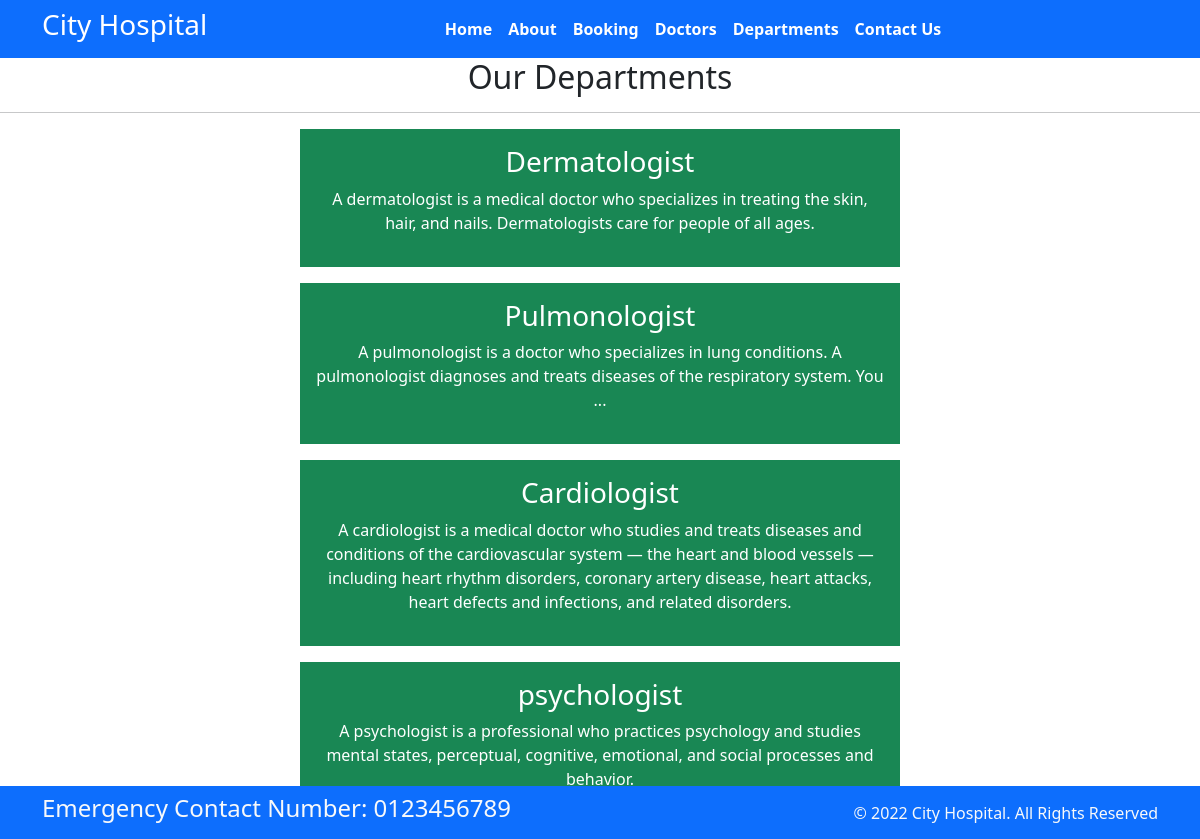
Screenshot of /department with the database file from the repository.
### navbar/models.py (models this page shows, shortened)
class Department(models.Model):
    dep_name=models.CharField(max_length=100)
    dep_description=models.TextField()

### navbar/views.py (the view)
# urls.py: path('department',department,name='department'),
def department(request):
    dictionary_department={
        'department_key':Department.objects.all()
    }
    return render(request,"department.html",dictionary_department)

### templates/department.html (shortened to what this page needs)
{% extends 'base.html' %}
{%block content%}
<h2 class="text-center">Our Departments</h2>
<hr>
{% for d in department_key %}
<div class="bg-success mx-auto w-50 text-center text-white p-3 my-3">
    <h3>{{d.dep_name}}</h3>
    <p>{{d.dep_description}}</p>
</div>
{%endfor%}
{%endblock%}

### rows the page displays
Department: dep_name "Dermatologist", dep_description "A dermatologist is a medical doctor who specializes in treating the skin, hair, and nails. Dermatologists care for people of all ages."
Department: dep_name "Pulmonologist", dep_description "A pulmonologist is a doctor who specializes in lung conditions. A pulmonologist diagnoses and treats diseases of the respiratory system. You ..."
Department: dep_name "Cardiologist", dep_description "A cardiologist is a medical doctor who studies and treats diseases and conditions of the cardiovascular system — the heart and blood vessels — including heart rhythm disorders, coronary artery disease, heart attacks, heart defects and infections, and related disorders."
Department: dep_name "psychologist", dep_description "A psychologist is a professional who practices psychology and studies mental states, perceptual, cognitive, emotional, and social processes and behavior."
